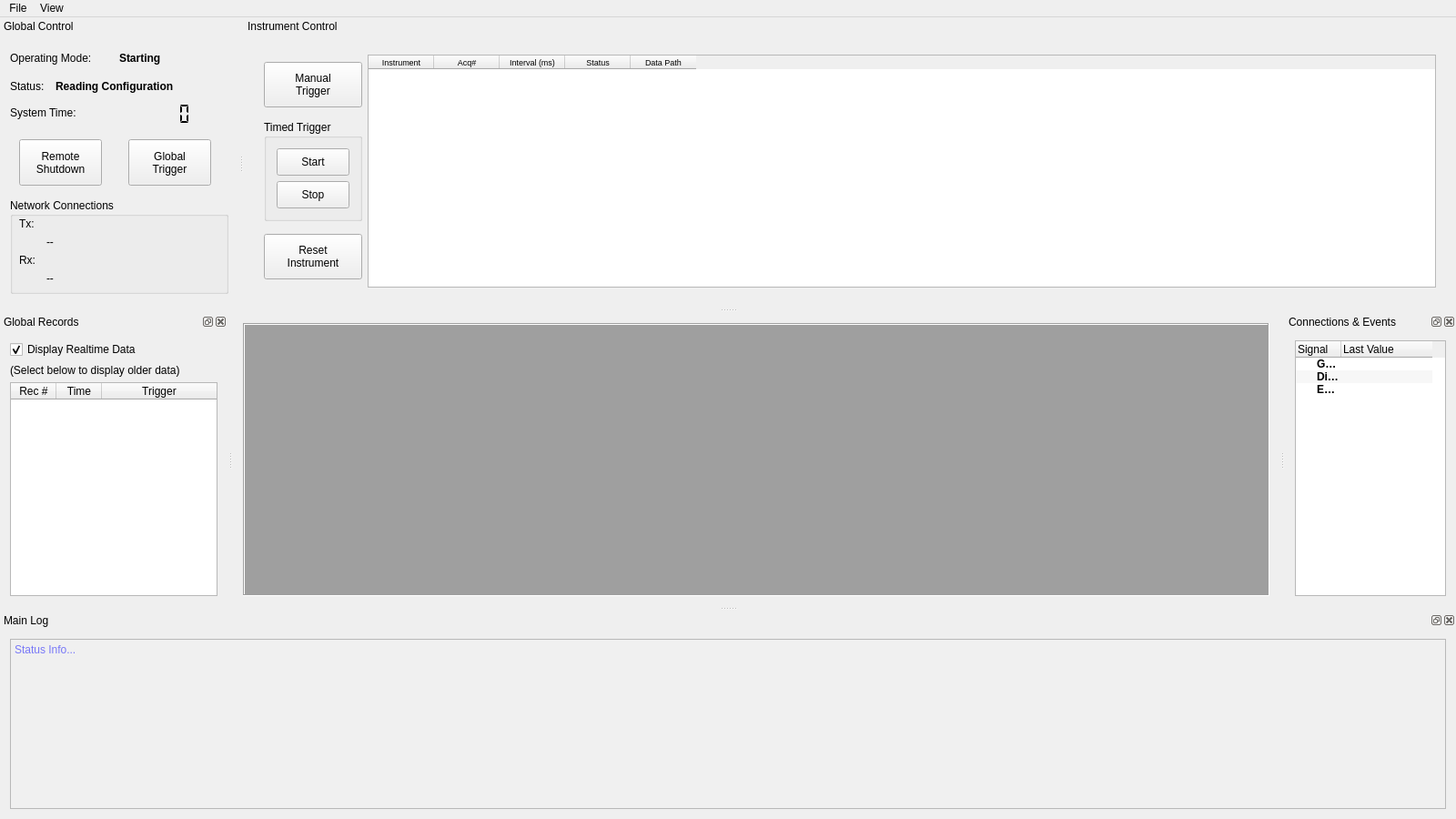
<?xml version="1.0" encoding="UTF-8"?>
<ui version="4.0">
 <class>MainWindow</class>
 <widget class="QMainWindow" name="MainWindow">
  <property name="windowModality">
   <enum>Qt::NonModal</enum>
  </property>
  <property name="geometry">
   <rect>
    <x>0</x>
    <y>0</y>
    <width>1600</width>
    <height>900</height>
   </rect>
  </property>
  <property name="sizePolicy">
   <sizepolicy hsizetype="MinimumExpanding" vsizetype="MinimumExpanding">
    <horstretch>0</horstretch>
    <verstretch>0</verstretch>
   </sizepolicy>
  </property>
  <property name="minimumSize">
   <size>
    <width>1280</width>
    <height>800</height>
   </size>
  </property>
  <property name="windowTitle">
   <string>MainWindow</string>
  </property>
  <property name="toolButtonStyle">
   <enum>Qt::ToolButtonIconOnly</enum>
  </property>
  <property name="animated">
   <bool>true</bool>
  </property>
  <property name="documentMode">
   <bool>false</bool>
  </property>
  <widget class="QWidget" name="centralWidget">
   <layout class="QGridLayout" name="gridLayout">
    <item row="0" column="0">
     <widget class="QMdiArea" name="mdiArea">
      <property name="sizePolicy">
       <sizepolicy hsizetype="Expanding" vsizetype="Expanding">
        <horstretch>1</horstretch>
        <verstretch>0</verstretch>
       </sizepolicy>
      </property>
      <property name="minimumSize">
       <size>
        <width>300</width>
        <height>300</height>
       </size>
      </property>
      <property name="maximumSize">
       <size>
        <width>1920</width>
        <height>1080</height>
       </size>
      </property>
      <property name="frameShape">
       <enum>QFrame::Box</enum>
      </property>
      <property name="frameShadow">
       <enum>QFrame::Sunken</enum>
      </property>
      <property name="verticalScrollBarPolicy">
       <enum>Qt::ScrollBarAsNeeded</enum>
      </property>
      <property name="horizontalScrollBarPolicy">
       <enum>Qt::ScrollBarAsNeeded</enum>
      </property>
      <property name="viewMode">
       <enum>QMdiArea::SubWindowView</enum>
      </property>
      <property name="documentMode">
       <bool>false</bool>
      </property>
      <property name="tabsClosable">
       <bool>true</bool>
      </property>
      <property name="tabsMovable">
       <bool>true</bool>
      </property>
      <property name="tabShape">
       <enum>QTabWidget::Rounded</enum>
      </property>
     </widget>
    </item>
   </layout>
  </widget>
  <widget class="QDockWidget" name="dw_MasterLog">
   <property name="sizePolicy">
    <sizepolicy hsizetype="Expanding" vsizetype="Expanding">
     <horstretch>0</horstretch>
     <verstretch>0</verstretch>
    </sizepolicy>
   </property>
   <property name="minimumSize">
    <size>
     <width>222</width>
     <height>193</height>
    </size>
   </property>
   <property name="floating">
    <bool>false</bool>
   </property>
   <property name="allowedAreas">
    <set>Qt::BottomDockWidgetArea|Qt::TopDockWidgetArea</set>
   </property>
   <property name="windowTitle">
    <string>Main Log</string>
   </property>
   <attribute name="dockWidgetArea">
    <number>8</number>
   </attribute>
   <widget class="QWidget" name="dockWidgetContents">
    <layout class="QVBoxLayout" name="verticalLayout">
     <item>
      <widget class="QPlainTextEdit" name="plainTextEdit">
       <property name="sizePolicy">
        <sizepolicy hsizetype="Expanding" vsizetype="Expanding">
         <horstretch>0</horstretch>
         <verstretch>1</verstretch>
        </sizepolicy>
       </property>
       <property name="minimumSize">
        <size>
         <width>200</width>
         <height>141</height>
        </size>
       </property>
       <property name="palette">
        <palette>
         <active>
          <colorrole role="Text">
           <brush brushstyle="SolidPattern">
            <color alpha="255">
             <red>0</red>
             <green>0</green>
             <blue>255</blue>
            </color>
           </brush>
          </colorrole>
          <colorrole role="Base">
           <brush brushstyle="SolidPattern">
            <color alpha="255">
             <red>240</red>
             <green>240</green>
             <blue>240</blue>
            </color>
           </brush>
          </colorrole>
         </active>
         <inactive>
          <colorrole role="Text">
           <brush brushstyle="SolidPattern">
            <color alpha="255">
             <red>0</red>
             <green>0</green>
             <blue>255</blue>
            </color>
           </brush>
          </colorrole>
          <colorrole role="Base">
           <brush brushstyle="SolidPattern">
            <color alpha="255">
             <red>240</red>
             <green>240</green>
             <blue>240</blue>
            </color>
           </brush>
          </colorrole>
         </inactive>
         <disabled>
          <colorrole role="Text">
           <brush brushstyle="SolidPattern">
            <color alpha="255">
             <red>120</red>
             <green>120</green>
             <blue>120</blue>
            </color>
           </brush>
          </colorrole>
          <colorrole role="Base">
           <brush brushstyle="SolidPattern">
            <color alpha="255">
             <red>240</red>
             <green>240</green>
             <blue>240</blue>
            </color>
           </brush>
          </colorrole>
         </disabled>
        </palette>
       </property>
       <property name="horizontalScrollBarPolicy">
        <enum>Qt::ScrollBarAlwaysOff</enum>
       </property>
       <property name="documentTitle">
        <string/>
       </property>
       <property name="readOnly">
        <bool>true</bool>
       </property>
       <property name="placeholderText">
        <string>Status Info...</string>
       </property>
      </widget>
     </item>
    </layout>
   </widget>
  </widget>
  <widget class="QMenuBar" name="menuBar">
   <property name="geometry">
    <rect>
     <x>0</x>
     <y>0</y>
     <width>1600</width>
     <height>26</height>
    </rect>
   </property>
   <widget class="QMenu" name="menuFile">
    <property name="title">
     <string>File</string>
    </property>
    <addaction name="actionLoad_Records"/>
    <addaction name="actionSwAcq"/>
    <addaction name="actionRun_Post_Processing"/>
    <addaction name="actionQuit"/>
   </widget>
   <widget class="QMenu" name="menuView">
    <property name="title">
     <string>View</string>
    </property>
    <widget class="QMenu" name="menuArrange_Instrument_UIs">
     <property name="title">
      <string>Arrange Instrument UIs</string>
     </property>
     <addaction name="actionTabbed_Mode"/>
     <addaction name="separator"/>
     <addaction name="actionTile_Horizontally"/>
     <addaction name="actionTile_Cascade"/>
    </widget>
    <addaction name="separator"/>
    <addaction name="menuArrange_Instrument_UIs"/>
   </widget>
   <addaction name="menuFile"/>
   <addaction name="menuView"/>
  </widget>
  <widget class="QDockWidget" name="dw_GlobalRecs">
   <property name="sizePolicy">
    <sizepolicy hsizetype="Ignored" vsizetype="Ignored">
     <horstretch>0</horstretch>
     <verstretch>0</verstretch>
    </sizepolicy>
   </property>
   <property name="minimumSize">
    <size>
     <width>250</width>
     <height>30</height>
    </size>
   </property>
   <property name="baseSize">
    <size>
     <width>0</width>
     <height>0</height>
    </size>
   </property>
   <property name="allowedAreas">
    <set>Qt::BottomDockWidgetArea|Qt::LeftDockWidgetArea|Qt::RightDockWidgetArea</set>
   </property>
   <property name="windowTitle">
    <string>Global Records</string>
   </property>
   <attribute name="dockWidgetArea">
    <number>1</number>
   </attribute>
   <widget class="QWidget" name="dockWidgetContents_4">
    <property name="sizePolicy">
     <sizepolicy hsizetype="Ignored" vsizetype="Ignored">
      <horstretch>0</horstretch>
      <verstretch>0</verstretch>
     </sizepolicy>
    </property>
    <layout class="QVBoxLayout" name="verticalLayout_3">
     <item>
      <widget class="QCheckBox" name="cb_realtime">
       <property name="sizePolicy">
        <sizepolicy hsizetype="Ignored" vsizetype="Fixed">
         <horstretch>0</horstretch>
         <verstretch>0</verstretch>
        </sizepolicy>
       </property>
       <property name="text">
        <string>Display Realtime Data</string>
       </property>
       <property name="checked">
        <bool>true</bool>
       </property>
      </widget>
     </item>
     <item>
      <widget class="QLabel" name="label_3">
       <property name="sizePolicy">
        <sizepolicy hsizetype="Preferred" vsizetype="Preferred">
         <horstretch>0</horstretch>
         <verstretch>0</verstretch>
        </sizepolicy>
       </property>
       <property name="text">
        <string>(Select below to display older data)</string>
       </property>
      </widget>
     </item>
     <item>
      <widget class="QTableWidget" name="tbl_GlobalRecs">
       <property name="sizePolicy">
        <sizepolicy hsizetype="Expanding" vsizetype="Expanding">
         <horstretch>0</horstretch>
         <verstretch>0</verstretch>
        </sizepolicy>
       </property>
       <property name="minimumSize">
        <size>
         <width>150</width>
         <height>150</height>
        </size>
       </property>
       <property name="palette">
        <palette>
         <active>
          <colorrole role="Highlight">
           <brush brushstyle="SolidPattern">
            <color alpha="255">
             <red>51</red>
             <green>153</green>
             <blue>255</blue>
            </color>
           </brush>
          </colorrole>
         </active>
         <inactive>
          <colorrole role="Highlight">
           <brush brushstyle="SolidPattern">
            <color alpha="255">
             <red>51</red>
             <green>153</green>
             <blue>255</blue>
            </color>
           </brush>
          </colorrole>
         </inactive>
         <disabled>
          <colorrole role="Highlight">
           <brush brushstyle="SolidPattern">
            <color alpha="255">
             <red>51</red>
             <green>153</green>
             <blue>255</blue>
            </color>
           </brush>
          </colorrole>
         </disabled>
        </palette>
       </property>
       <property name="editTriggers">
        <set>QAbstractItemView::NoEditTriggers</set>
       </property>
       <property name="alternatingRowColors">
        <bool>true</bool>
       </property>
       <property name="selectionMode">
        <enum>QAbstractItemView::SingleSelection</enum>
       </property>
       <property name="selectionBehavior">
        <enum>QAbstractItemView::SelectRows</enum>
       </property>
       <property name="cornerButtonEnabled">
        <bool>false</bool>
       </property>
       <attribute name="horizontalHeaderDefaultSectionSize">
        <number>50</number>
       </attribute>
       <attribute name="horizontalHeaderHighlightSections">
        <bool>false</bool>
       </attribute>
       <attribute name="horizontalHeaderStretchLastSection">
        <bool>true</bool>
       </attribute>
       <attribute name="verticalHeaderVisible">
        <bool>false</bool>
       </attribute>
       <attribute name="verticalHeaderHighlightSections">
        <bool>false</bool>
       </attribute>
       <column>
        <property name="text">
         <string>Rec #</string>
        </property>
       </column>
       <column>
        <property name="text">
         <string>Time</string>
        </property>
       </column>
       <column>
        <property name="text">
         <string>Trigger</string>
        </property>
       </column>
      </widget>
     </item>
    </layout>
   </widget>
  </widget>
  <widget class="QDockWidget" name="dw_Conns">
   <property name="sizePolicy">
    <sizepolicy hsizetype="Ignored" vsizetype="Ignored">
     <horstretch>0</horstretch>
     <verstretch>0</verstretch>
    </sizepolicy>
   </property>
   <property name="minimumSize">
    <size>
     <width>150</width>
     <height>315</height>
    </size>
   </property>
   <property name="baseSize">
    <size>
     <width>0</width>
     <height>0</height>
    </size>
   </property>
   <property name="allowedAreas">
    <set>Qt::BottomDockWidgetArea|Qt::LeftDockWidgetArea|Qt::RightDockWidgetArea</set>
   </property>
   <property name="windowTitle">
    <string>Connections &amp; Events</string>
   </property>
   <attribute name="dockWidgetArea">
    <number>2</number>
   </attribute>
   <widget class="QWidget" name="dockWidgetContents_2">
    <layout class="QVBoxLayout" name="verticalLayout_2">
     <item>
      <widget class="QTreeWidget" name="treeWidget">
       <property name="sizePolicy">
        <sizepolicy hsizetype="Expanding" vsizetype="Expanding">
         <horstretch>0</horstretch>
         <verstretch>0</verstretch>
        </sizepolicy>
       </property>
       <property name="minimumSize">
        <size>
         <width>100</width>
         <height>150</height>
        </size>
       </property>
       <property name="maximumSize">
        <size>
         <width>1920</width>
         <height>1080</height>
        </size>
       </property>
       <property name="sizeAdjustPolicy">
        <enum>QAbstractScrollArea::AdjustToContents</enum>
       </property>
       <property name="alternatingRowColors">
        <bool>true</bool>
       </property>
       <property name="itemsExpandable">
        <bool>true</bool>
       </property>
       <property name="wordWrap">
        <bool>false</bool>
       </property>
       <property name="headerHidden">
        <bool>false</bool>
       </property>
       <attribute name="headerVisible">
        <bool>true</bool>
       </attribute>
       <attribute name="headerMinimumSectionSize">
        <number>50</number>
       </attribute>
       <attribute name="headerDefaultSectionSize">
        <number>50</number>
       </attribute>
       <attribute name="headerHighlightSections">
        <bool>true</bool>
       </attribute>
       <attribute name="headerStretchLastSection">
        <bool>false</bool>
       </attribute>
       <column>
        <property name="text">
         <string>Signal</string>
        </property>
       </column>
       <column>
        <property name="text">
         <string>Last Value</string>
        </property>
       </column>
       <item>
        <property name="text">
         <string>Global Trigger</string>
        </property>
        <property name="font">
         <font>
          <bold>true</bold>
         </font>
        </property>
        <property name="foreground">
         <brush brushstyle="NoBrush">
          <color alpha="255">
           <red>170</red>
           <green>0</green>
           <blue>0</blue>
          </color>
         </brush>
        </property>
       </item>
       <item>
        <property name="text">
         <string>Direct Connections</string>
        </property>
        <property name="font">
         <font>
          <bold>true</bold>
         </font>
        </property>
        <property name="foreground">
         <brush brushstyle="NoBrush">
          <color alpha="255">
           <red>0</red>
           <green>0</green>
           <blue>255</blue>
          </color>
         </brush>
        </property>
        <property name="text">
         <string/>
        </property>
       </item>
       <item>
        <property name="text">
         <string>Events</string>
        </property>
        <property name="font">
         <font>
          <bold>true</bold>
         </font>
        </property>
        <property name="foreground">
         <brush brushstyle="NoBrush">
          <color alpha="255">
           <red>0</red>
           <green>0</green>
           <blue>255</blue>
          </color>
         </brush>
        </property>
        <property name="text">
         <string/>
        </property>
       </item>
      </widget>
     </item>
    </layout>
   </widget>
  </widget>
  <widget class="QDockWidget" name="dockWidget_Global">
   <property name="sizePolicy">
    <sizepolicy hsizetype="Fixed" vsizetype="Minimum">
     <horstretch>0</horstretch>
     <verstretch>0</verstretch>
    </sizepolicy>
   </property>
   <property name="minimumSize">
    <size>
     <width>262</width>
     <height>319</height>
    </size>
   </property>
   <property name="features">
    <set>QDockWidget::NoDockWidgetFeatures</set>
   </property>
   <property name="allowedAreas">
    <set>Qt::TopDockWidgetArea</set>
   </property>
   <property name="windowTitle">
    <string>Global Control</string>
   </property>
   <attribute name="dockWidgetArea">
    <number>4</number>
   </attribute>
   <widget class="QWidget" name="dockWidgetContents_5">
    <layout class="QVBoxLayout" name="verticalLayout_5">
     <item>
      <widget class="QWidget" name="widget" native="true">
       <property name="sizePolicy">
        <sizepolicy hsizetype="Fixed" vsizetype="Fixed">
         <horstretch>0</horstretch>
         <verstretch>0</verstretch>
        </sizepolicy>
       </property>
       <property name="minimumSize">
        <size>
         <width>240</width>
         <height>155</height>
        </size>
       </property>
       <widget class="QLCDNumber" name="lcdTime">
        <property name="geometry">
         <rect>
          <x>100</x>
          <y>60</y>
          <width>101</width>
          <height>25</height>
         </rect>
        </property>
        <property name="font">
         <font>
          <bold>false</bold>
         </font>
        </property>
        <property name="frameShape">
         <enum>QFrame::NoFrame</enum>
        </property>
        <property name="frameShadow">
         <enum>QFrame::Sunken</enum>
        </property>
        <property name="smallDecimalPoint">
         <bool>false</bool>
        </property>
        <property name="digitCount">
         <number>8</number>
        </property>
        <property name="segmentStyle">
         <enum>QLCDNumber::Flat</enum>
        </property>
        <property name="value" stdset="0">
         <double>0.000000000000000</double>
        </property>
        <property name="intValue" stdset="0">
         <number>0</number>
        </property>
       </widget>
       <widget class="QPushButton" name="btn_ManTrig">
        <property name="geometry">
         <rect>
          <x>130</x>
          <y>100</y>
          <width>91</width>
          <height>51</height>
         </rect>
        </property>
        <property name="text">
         <string>Global
Trigger</string>
        </property>
       </widget>
       <widget class="QPushButton" name="btn_RemSD">
        <property name="geometry">
         <rect>
          <x>10</x>
          <y>100</y>
          <width>91</width>
          <height>51</height>
         </rect>
        </property>
        <property name="text">
         <string>Remote
Shutdown</string>
        </property>
       </widget>
       <widget class="QLabel" name="label_6">
        <property name="geometry">
         <rect>
          <x>0</x>
          <y>63</y>
          <width>101</width>
          <height>16</height>
         </rect>
        </property>
        <property name="text">
         <string>System Time:</string>
        </property>
       </widget>
       <widget class="QLabel" name="label_7">
        <property name="geometry">
         <rect>
          <x>0</x>
          <y>31</y>
          <width>51</width>
          <height>21</height>
         </rect>
        </property>
        <property name="text">
         <string>Status:</string>
        </property>
       </widget>
       <widget class="QLabel" name="lbl_status">
        <property name="geometry">
         <rect>
          <x>50</x>
          <y>31</y>
          <width>191</width>
          <height>21</height>
         </rect>
        </property>
        <property name="font">
         <font>
          <bold>true</bold>
         </font>
        </property>
        <property name="text">
         <string>Reading Configuration</string>
        </property>
       </widget>
       <widget class="QLabel" name="label_8">
        <property name="geometry">
         <rect>
          <x>0</x>
          <y>0</y>
          <width>121</width>
          <height>21</height>
         </rect>
        </property>
        <property name="text">
         <string>Operating Mode:</string>
        </property>
       </widget>
       <widget class="QLabel" name="lbl_mode">
        <property name="geometry">
         <rect>
          <x>120</x>
          <y>0</y>
          <width>111</width>
          <height>21</height>
         </rect>
        </property>
        <property name="font">
         <font>
          <bold>true</bold>
         </font>
        </property>
        <property name="text">
         <string>Starting</string>
        </property>
       </widget>
      </widget>
     </item>
     <item>
      <widget class="QGroupBox" name="gb_Network">
       <property name="sizePolicy">
        <sizepolicy hsizetype="Fixed" vsizetype="Fixed">
         <horstretch>0</horstretch>
         <verstretch>0</verstretch>
        </sizepolicy>
       </property>
       <property name="minimumSize">
        <size>
         <width>240</width>
         <height>105</height>
        </size>
       </property>
       <property name="title">
        <string>Network Connections</string>
       </property>
       <widget class="QLabel" name="lbl_S_IP">
        <property name="geometry">
         <rect>
          <x>30</x>
          <y>20</y>
          <width>121</width>
          <height>16</height>
         </rect>
        </property>
        <property name="sizePolicy">
         <sizepolicy hsizetype="Fixed" vsizetype="Fixed">
          <horstretch>0</horstretch>
          <verstretch>0</verstretch>
         </sizepolicy>
        </property>
        <property name="minimumSize">
         <size>
          <width>120</width>
          <height>10</height>
         </size>
        </property>
        <property name="text">
         <string/>
        </property>
        <property name="scaledContents">
         <bool>false</bool>
        </property>
        <property name="alignment">
         <set>Qt::AlignLeading|Qt::AlignLeft|Qt::AlignVCenter</set>
        </property>
       </widget>
       <widget class="QLabel" name="lbl_R_IP">
        <property name="geometry">
         <rect>
          <x>30</x>
          <y>60</y>
          <width>121</width>
          <height>16</height>
         </rect>
        </property>
        <property name="sizePolicy">
         <sizepolicy hsizetype="Fixed" vsizetype="Fixed">
          <horstretch>0</horstretch>
          <verstretch>0</verstretch>
         </sizepolicy>
        </property>
        <property name="minimumSize">
         <size>
          <width>120</width>
          <height>10</height>
         </size>
        </property>
        <property name="text">
         <string/>
        </property>
        <property name="scaledContents">
         <bool>false</bool>
        </property>
        <property name="alignment">
         <set>Qt::AlignLeading|Qt::AlignLeft|Qt::AlignVCenter</set>
        </property>
       </widget>
       <widget class="QLabel" name="label_2">
        <property name="geometry">
         <rect>
          <x>10</x>
          <y>60</y>
          <width>21</width>
          <height>16</height>
         </rect>
        </property>
        <property name="sizePolicy">
         <sizepolicy hsizetype="Fixed" vsizetype="Fixed">
          <horstretch>0</horstretch>
          <verstretch>0</verstretch>
         </sizepolicy>
        </property>
        <property name="minimumSize">
         <size>
          <width>11</width>
          <height>10</height>
         </size>
        </property>
        <property name="text">
         <string>Rx:</string>
        </property>
       </widget>
       <widget class="QLabel" name="lbl_Rcount">
        <property name="geometry">
         <rect>
          <x>40</x>
          <y>80</y>
          <width>100</width>
          <height>16</height>
         </rect>
        </property>
        <property name="sizePolicy">
         <sizepolicy hsizetype="Fixed" vsizetype="Fixed">
          <horstretch>0</horstretch>
          <verstretch>0</verstretch>
         </sizepolicy>
        </property>
        <property name="minimumSize">
         <size>
          <width>100</width>
          <height>10</height>
         </size>
        </property>
        <property name="text">
         <string>--</string>
        </property>
        <property name="scaledContents">
         <bool>false</bool>
        </property>
        <property name="alignment">
         <set>Qt::AlignLeading|Qt::AlignLeft|Qt::AlignVCenter</set>
        </property>
       </widget>
       <widget class="QLabel" name="label">
        <property name="geometry">
         <rect>
          <x>10</x>
          <y>20</y>
          <width>16</width>
          <height>16</height>
         </rect>
        </property>
        <property name="sizePolicy">
         <sizepolicy hsizetype="Fixed" vsizetype="Fixed">
          <horstretch>0</horstretch>
          <verstretch>0</verstretch>
         </sizepolicy>
        </property>
        <property name="text">
         <string>Tx:</string>
        </property>
       </widget>
       <widget class="QLabel" name="lbl_Scount">
        <property name="geometry">
         <rect>
          <x>40</x>
          <y>40</y>
          <width>100</width>
          <height>16</height>
         </rect>
        </property>
        <property name="sizePolicy">
         <sizepolicy hsizetype="Fixed" vsizetype="Fixed">
          <horstretch>0</horstretch>
          <verstretch>0</verstretch>
         </sizepolicy>
        </property>
        <property name="minimumSize">
         <size>
          <width>100</width>
          <height>16</height>
         </size>
        </property>
        <property name="text">
         <string>--</string>
        </property>
        <property name="scaledContents">
         <bool>false</bool>
        </property>
        <property name="alignment">
         <set>Qt::AlignLeading|Qt::AlignLeft|Qt::AlignVCenter</set>
        </property>
       </widget>
      </widget>
     </item>
    </layout>
   </widget>
  </widget>
  <widget class="QDockWidget" name="dockWidget_Top">
   <property name="sizePolicy">
    <sizepolicy hsizetype="Expanding" vsizetype="Expanding">
     <horstretch>0</horstretch>
     <verstretch>0</verstretch>
    </sizepolicy>
   </property>
   <property name="minimumSize">
    <size>
     <width>800</width>
     <height>302</height>
    </size>
   </property>
   <property name="features">
    <set>QDockWidget::NoDockWidgetFeatures</set>
   </property>
   <property name="allowedAreas">
    <set>Qt::TopDockWidgetArea</set>
   </property>
   <property name="windowTitle">
    <string>Instrument Control</string>
   </property>
   <attribute name="dockWidgetArea">
    <number>4</number>
   </attribute>
   <widget class="QWidget" name="dockWidgetContents_3">
    <layout class="QHBoxLayout" name="horizontalLayout">
     <item>
      <widget class="QWidget" name="widget_2" native="true">
       <property name="sizePolicy">
        <sizepolicy hsizetype="MinimumExpanding" vsizetype="MinimumExpanding">
         <horstretch>0</horstretch>
         <verstretch>0</verstretch>
        </sizepolicy>
       </property>
       <property name="minimumSize">
        <size>
         <width>721</width>
         <height>250</height>
        </size>
       </property>
       <layout class="QHBoxLayout" name="horizontalLayout_7">
        <item>
         <widget class="QWidget" name="widget_7" native="true">
          <property name="sizePolicy">
           <sizepolicy hsizetype="Fixed" vsizetype="Expanding">
            <horstretch>0</horstretch>
            <verstretch>0</verstretch>
           </sizepolicy>
          </property>
          <layout class="QVBoxLayout" name="verticalLayout_6">
           <property name="leftMargin">
            <number>0</number>
           </property>
           <property name="topMargin">
            <number>0</number>
           </property>
           <property name="rightMargin">
            <number>0</number>
           </property>
           <property name="bottomMargin">
            <number>0</number>
           </property>
           <item>
            <widget class="QPushButton" name="btn_ManTrig_In">
             <property name="minimumSize">
              <size>
               <width>0</width>
               <height>50</height>
              </size>
             </property>
             <property name="autoFillBackground">
              <bool>false</bool>
             </property>
             <property name="styleSheet">
              <string notr="true">QProgressBar::chunk {background-color: #3add36; width: 1px;}</string>
             </property>
             <property name="text">
              <string>Manual
Trigger</string>
             </property>
            </widget>
           </item>
           <item>
            <widget class="QGroupBox" name="groupBox">
             <property name="sizePolicy">
              <sizepolicy hsizetype="MinimumExpanding" vsizetype="Fixed">
               <horstretch>0</horstretch>
               <verstretch>0</verstretch>
              </sizepolicy>
             </property>
             <property name="minimumSize">
              <size>
               <width>100</width>
               <height>50</height>
              </size>
             </property>
             <property name="title">
              <string>Timed Trigger</string>
             </property>
             <layout class="QVBoxLayout" name="verticalLayout_4">
              <item>
               <widget class="QPushButton" name="btn_Start_In">
                <property name="minimumSize">
                 <size>
                  <width>0</width>
                  <height>30</height>
                 </size>
                </property>
                <property name="autoFillBackground">
                 <bool>false</bool>
                </property>
                <property name="styleSheet">
                 <string notr="true">QProgressBar::chunk {background-color: #3add36; width: 1px;}</string>
                </property>
                <property name="text">
                 <string>Start</string>
                </property>
               </widget>
              </item>
              <item>
               <widget class="QPushButton" name="btn_Stop_In">
                <property name="minimumSize">
                 <size>
                  <width>0</width>
                  <height>30</height>
                 </size>
                </property>
                <property name="autoFillBackground">
                 <bool>false</bool>
                </property>
                <property name="styleSheet">
                 <string notr="true">QProgressBar::chunk {background-color: #3add36; width: 1px;}</string>
                </property>
                <property name="text">
                 <string>Stop</string>
                </property>
               </widget>
              </item>
             </layout>
            </widget>
           </item>
           <item>
            <widget class="QPushButton" name="btn_InstRst">
             <property name="minimumSize">
              <size>
               <width>0</width>
               <height>50</height>
              </size>
             </property>
             <property name="autoFillBackground">
              <bool>false</bool>
             </property>
             <property name="styleSheet">
              <string notr="true">QProgressBar::chunk {background-color: #3add36; width: 1px;}</string>
             </property>
             <property name="text">
              <string>Reset
Instrument</string>
             </property>
            </widget>
           </item>
          </layout>
         </widget>
        </item>
        <item>
         <widget class="QTableWidget" name="tbl_Instruments">
          <property name="palette">
           <palette>
            <active>
             <colorrole role="Highlight">
              <brush brushstyle="SolidPattern">
               <color alpha="255">
                <red>51</red>
                <green>153</green>
                <blue>255</blue>
               </color>
              </brush>
             </colorrole>
            </active>
            <inactive>
             <colorrole role="Highlight">
              <brush brushstyle="SolidPattern">
               <color alpha="255">
                <red>51</red>
                <green>153</green>
                <blue>255</blue>
               </color>
              </brush>
             </colorrole>
            </inactive>
            <disabled>
             <colorrole role="Highlight">
              <brush brushstyle="SolidPattern">
               <color alpha="255">
                <red>51</red>
                <green>153</green>
                <blue>255</blue>
               </color>
              </brush>
             </colorrole>
            </disabled>
           </palette>
          </property>
          <property name="font">
           <font>
            <pointsize>7</pointsize>
           </font>
          </property>
          <property name="toolTip">
           <string/>
          </property>
          <property name="autoFillBackground">
           <bool>false</bool>
          </property>
          <property name="styleSheet">
           <string notr="true">QProgressBar::chunk {background-color: #3add36; width: 1px;}
section::{font: 12px;}</string>
          </property>
          <property name="frameShape">
           <enum>QFrame::StyledPanel</enum>
          </property>
          <property name="frameShadow">
           <enum>QFrame::Sunken</enum>
          </property>
          <property name="horizontalScrollBarPolicy">
           <enum>Qt::ScrollBarAlwaysOff</enum>
          </property>
          <property name="editTriggers">
           <set>QAbstractItemView::NoEditTriggers</set>
          </property>
          <property name="alternatingRowColors">
           <bool>true</bool>
          </property>
          <property name="selectionMode">
           <enum>QAbstractItemView::SingleSelection</enum>
          </property>
          <property name="selectionBehavior">
           <enum>QAbstractItemView::SelectRows</enum>
          </property>
          <property name="rowCount">
           <number>0</number>
          </property>
          <property name="columnCount">
           <number>5</number>
          </property>
          <attribute name="horizontalHeaderMinimumSectionSize">
           <number>18</number>
          </attribute>
          <attribute name="horizontalHeaderDefaultSectionSize">
           <number>72</number>
          </attribute>
          <attribute name="verticalHeaderVisible">
           <bool>false</bool>
          </attribute>
          <attribute name="verticalHeaderDefaultSectionSize">
           <number>26</number>
          </attribute>
          <attribute name="verticalHeaderHighlightSections">
           <bool>false</bool>
          </attribute>
          <attribute name="verticalHeaderShowSortIndicator" stdset="0">
           <bool>false</bool>
          </attribute>
          <attribute name="verticalHeaderStretchLastSection">
           <bool>false</bool>
          </attribute>
          <column>
           <property name="text">
            <string>Instrument</string>
           </property>
          </column>
          <column>
           <property name="text">
            <string>Acq#</string>
           </property>
          </column>
          <column>
           <property name="text">
            <string>Interval (ms)</string>
           </property>
          </column>
          <column>
           <property name="text">
            <string>Status</string>
           </property>
          </column>
          <column>
           <property name="text">
            <string>Data Path</string>
           </property>
          </column>
         </widget>
        </item>
       </layout>
      </widget>
     </item>
    </layout>
   </widget>
  </widget>
  <action name="actionQuit">
   <property name="text">
    <string>Quit</string>
   </property>
   <property name="shortcut">
    <string>Ctrl+Q</string>
   </property>
  </action>
  <action name="actionConenctions_Events">
   <property name="checkable">
    <bool>true</bool>
   </property>
   <property name="checked">
    <bool>true</bool>
   </property>
   <property name="text">
    <string>Connections and Events</string>
   </property>
  </action>
  <action name="actionMaster_Log">
   <property name="checkable">
    <bool>true</bool>
   </property>
   <property name="checked">
    <bool>true</bool>
   </property>
   <property name="text">
    <string>Master Log</string>
   </property>
  </action>
  <action name="actionTabbed_Mode">
   <property name="checkable">
    <bool>true</bool>
   </property>
   <property name="checked">
    <bool>true</bool>
   </property>
   <property name="text">
    <string>Tabbed Mode</string>
   </property>
   <property name="shortcut">
    <string>Ctrl+T</string>
   </property>
  </action>
  <action name="actionTile_Horizontally">
   <property name="text">
    <string>Tile Horizontally</string>
   </property>
  </action>
  <action name="actionGitHub_Page">
   <property name="text">
    <string>GitHub Page</string>
   </property>
  </action>
  <action name="actionTile_Cascade">
   <property name="text">
    <string>Cascade</string>
   </property>
  </action>
  <action name="actionGlobalRecords">
   <property name="checkable">
    <bool>true</bool>
   </property>
   <property name="checked">
    <bool>true</bool>
   </property>
   <property name="text">
    <string>Global Records</string>
   </property>
  </action>
  <action name="actionConnectionsEvents">
   <property name="checkable">
    <bool>true</bool>
   </property>
   <property name="checked">
    <bool>true</bool>
   </property>
   <property name="text">
    <string>Connections and Events</string>
   </property>
  </action>
  <action name="actionMasterLog">
   <property name="checkable">
    <bool>true</bool>
   </property>
   <property name="checked">
    <bool>true</bool>
   </property>
   <property name="text">
    <string>Master Log</string>
   </property>
  </action>
  <action name="actionLoad_Records">
   <property name="text">
    <string>Load Records...</string>
   </property>
   <property name="shortcut">
    <string>Ctrl+O</string>
   </property>
  </action>
  <action name="actionSwAcq">
   <property name="enabled">
    <bool>false</bool>
   </property>
   <property name="text">
    <string>Switch to Acquisition Mode</string>
   </property>
   <property name="shortcut">
    <string>Ctrl+A</string>
   </property>
  </action>
  <action name="actionRun_Post_Processing">
   <property name="enabled">
    <bool>false</bool>
   </property>
   <property name="text">
    <string>Run Post Processing</string>
   </property>
  </action>
  <zorder>dw_Conns</zorder>
 </widget>
 <layoutdefault spacing="6" margin="11"/>
 <resources/>
 <connections/>
 <slots>
  <slot>slot1()</slot>
 </slots>
</ui>
